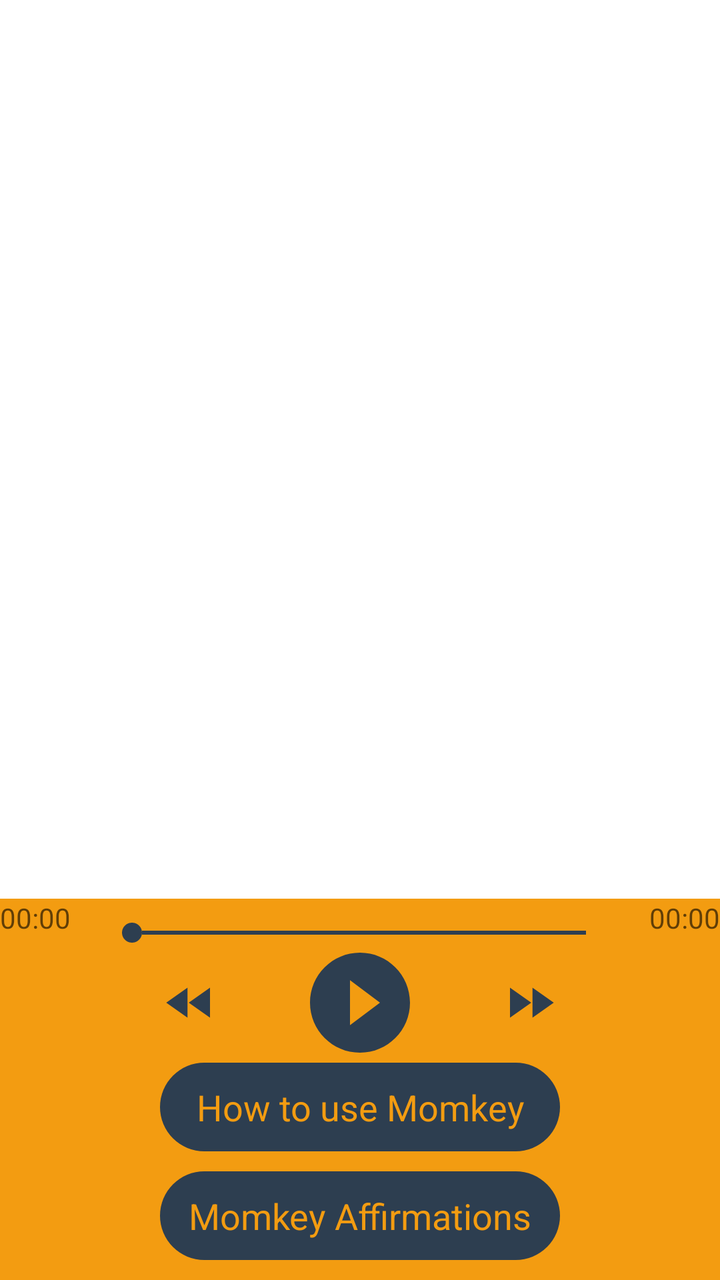
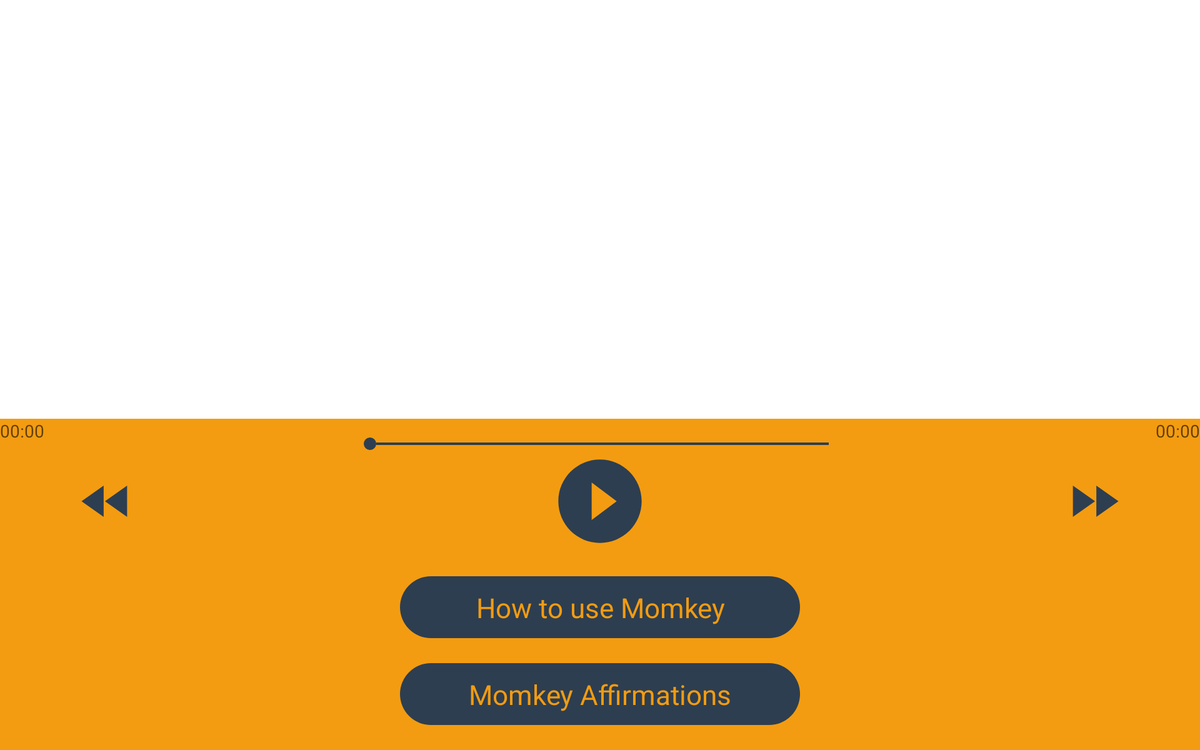

The same Android screen from two of the app's own layout files: first res/layout/ as a phone draws it, then the repository's variant for another configuration, drawn on a device whose configuration selects that folder. Both files follow.
<!-- AndroidManifest.xml: application theme AppTheme -->
<!-- res/layout/listen_fragment.xml -->
<?xml version="1.0" encoding="utf-8"?>
<RelativeLayout xmlns:android="http://schemas.android.com/apk/res/android"
    android:orientation="vertical" android:layout_width="match_parent"
    android:background="#fff"
    android:layout_height="match_parent">

    <RelativeLayout
        android:id="@+id/control"
        android:layout_width="match_parent"
        android:layout_height="wrap_content"
        android:background="@color/main_color"

        android:layout_alignParentBottom="true"
      >

<SeekBar
    android:id="@+id/seekBarDuration"
    android:layout_width="@dimen/seekbar_width"
    android:layout_height="wrap_content"
    android:progressDrawable="@drawable/progress_drawable"
    android:thumb="@drawable/thumb_drawable"
    android:layout_marginTop="@dimen/seekbar_marginTop"
    android:layout_alignParentTop="true"
    android:layout_centerHorizontal="true" />

        <RelativeLayout
            android:layout_width="match_parent"
            android:layout_height="wrap_content"
            android:layout_below="@+id/seekBarDuration"
            android:id="@+id/relativeLayout">
            <Button
                android:id="@+id/buttonPlay"
                android:layout_width="@dimen/floating_button"
                android:layout_height="@dimen/floating_button"
                android:layout_centerHorizontal="true"
                android:background="@drawable/play"
                android:layout_centerVertical="true"
                />
            <Button
                android:id="@+id/buttonBack"
                android:layout_width="@dimen/button_music"
                android:layout_height="@dimen/button_music"
                android:background="@drawable/back"
                android:layout_marginStart="@dimen/control_music_margin"
                android:layout_alignTop="@+id/buttonPlay"
                android:layout_alignParentStart="true"
                android:layout_centerVertical="true"
                />

            <Button
                android:id="@+id/buttonNext"
                android:layout_width="@dimen/button_music"
                android:layout_height="@dimen/button_music"
                android:background="@drawable/next"
                android:layout_alignTop="@+id/buttonPlay"
                android:layout_alignParentEnd="true"
                android:layout_marginEnd="@dimen/control_music_margin"
                android:layout_centerVertical="true"
                />


        </RelativeLayout>



        <TextView
            android:layout_width="@dimen/button_width"
            android:layout_height="wrap_content"
            android:text="How to use Momkey"
            android:textSize="@dimen/sound_name"
            android:id="@+id/buttonHowYoUse"
            android:textColor="@color/main_color"
            android:background="@drawable/textviewshape"
            android:padding="@dimen/vutton_pading"
            android:textAlignment="center"
            android:layout_below="@+id/relativeLayout"
            android:layout_centerHorizontal="true"

            />

        <TextView
            android:layout_width="@dimen/button_width"
            android:layout_height="wrap_content"
            android:text="Momkey Affirmations"
            android:id="@+id/textViewAff"
            android:textSize="@dimen/sound_name"
            android:textColor="@color/main_color"
            android:background="@drawable/textviewshape"
            android:padding="@dimen/vutton_pading"
            android:textAlignment="center"
            android:layout_below="@+id/buttonHowYoUse"
            android:layout_alignLeft="@+id/buttonHowYoUse"
            android:layout_alignStart="@+id/buttonHowYoUse"
            android:layout_marginTop="@dimen/vutton_margin"
            android:layout_marginBottom="@dimen/vutton_margin"
            />

        <TextView
            android:layout_width="wrap_content"
            android:layout_height="wrap_content"
            android:hint="00:00"
            android:id="@+id/textViewStart"
            android:layout_alignParentTop="true"
            android:layout_alignParentStart="true" />


        <TextView
            android:layout_width="wrap_content"
            android:layout_height="wrap_content"
            android:hint="00:00"
            android:id="@+id/textViewTimeEnd"
            android:layout_alignParentTop="true"
            android:layout_alignParentEnd="true" />

    </RelativeLayout>

    <ListView
        android:id="@+id/listView"
        android:layout_width="match_parent"
        android:layout_height="match_parent"
        android:background="#fff"
        android:layout_marginLeft="@dimen/matgin_recording_bottom"
        android:layout_marginTop="@dimen/matgin_recording_bottom"
        android:layout_above="@+id/control" />

</RelativeLayout>
<!-- resources referenced by this layout -->
<resources>
  <color name="main_color">#f39c11 </color>
  <dimen name="button_music">30dp</dimen>
  <dimen name="button_width">200dp</dimen>
  <dimen name="control_music_margin">80dp</dimen>
  <dimen name="floating_button">60dp</dimen>
  <dimen name="matgin_recording_bottom">7dp</dimen>
  <dimen name="seekbar_marginTop">12dp</dimen>
  <dimen name="seekbar_width">260dp</dimen>
  <dimen name="sound_name">18dp</dimen>
  <dimen name="vutton_margin">10dp</dimen>
  <dimen name="vutton_pading">10dp</dimen>
  <!-- drawable back (drawable) -->
  <vector xmlns:android="http://schemas.android.com/apk/res/android"
          android:width="24dp"
          android:height="24dp"
          android:viewportWidth="24.0"
          android:viewportHeight="24.0">
      <path
          android:fillColor="@color/button_music"
          android:pathData="M11,18L11,6l-8.5,6 8.5,6zM11.5,12l8.5,6L20,6l-8.5,6z"/>
  </vector>
  <!-- drawable next (drawable) -->
  <vector xmlns:android="http://schemas.android.com/apk/res/android"
          android:width="24dp"
          android:height="24dp"
          android:viewportWidth="24.0"
          android:viewportHeight="24.0">
      <path
          android:fillColor="@color/button_music"
          android:pathData="M4,18l8.5,-6L4,6v12zM13,6v12l8.5,-6L13,6z"/>
  </vector>
  <!-- drawable play (drawable) -->
  <vector xmlns:android="http://schemas.android.com/apk/res/android"
          android:width="24dp"
          android:height="24dp"
          android:viewportWidth="24.0"
          android:viewportHeight="24.0">
      <path
          android:fillColor="@color/button_music"
          android:pathData="M12,2C6.48,2 2,6.48 2,12s4.48,10 10,10 10,-4.48 10,-10S17.52,2 12,2zM10,16.5v-9l6,4.5 -6,4.5z"/>
  </vector>
  <!-- drawable progress_drawable (drawable) -->
  <?xml version="1.0" encoding="UTF-8"?>
      <shape android:shape="line" xmlns:android="http://schemas.android.com/apk/res/android">
  
      <size android:height="1dp"/>
  
      <gradient android:startColor="@color/button_music" android:endColor="@color/button_music" android:centerColor="@color/button_music" android:angle="0"/>
  
      <corners android:radius="0dp"/>
  
      <stroke android:color="@color/button_music" android:width="2dp"/>
  
      <stroke android:color="@color/button_music" android:width="2dp"/>
  
  </shape>
  <!-- drawable textviewshape (drawable) -->
  <?xml version="1.0" encoding="utf-8"?>
  <layer-list xmlns:android="http://schemas.android.com/apk/res/android">
  
      <item android:id="@android:id/background">
          <shape>
              <corners android:radius="50dp" />
              <solid android:color="@color/button_music"/>
  
          </shape>
      </item>
  </layer-list>
  <!-- drawable thumb_drawable (drawable) -->
  <?xml version="1.0" encoding="UTF-8"?>
      <shape android:shape="oval" xmlns:android="http://schemas.android.com/apk/res/android">
  
      <gradient android:startColor="@color/button_music" android:endColor="@color/button_music" android:angle="270"/>
  
      <size android:width="10dp" android:height="10dp"/>
  
  </shape>
  <style name="AppTheme" parent="Theme.AppCompat.Light.NoActionBar">
          
          <item name="colorPrimary">@color/colorPrimary</item>
          <item name="colorPrimaryDark">@color/colorPrimaryDark</item>
          <item name="colorAccent">@color/colorAccent</item>
      </style>
  <color name="button_music">#2d3e50 </color>
  <color name="colorPrimary">#3F51B5</color>
  <color name="colorPrimaryDark">#303F9F</color>
  <color name="colorAccent">#FF4081</color>
</resources>
<!-- res/layout-sw600dp-land/listen_fragment.xml (the repository's variant of the layout above) -->
<!-- drawn on a 7-inch tablet turned sideways -->
<?xml version="1.0" encoding="utf-8"?>
<RelativeLayout xmlns:android="http://schemas.android.com/apk/res/android"
    android:orientation="vertical" android:layout_width="match_parent"
    android:background="#fff"
    android:layout_height="match_parent">
    <ListView
        android:id="@+id/listView"
        android:layout_width="match_parent"
        android:layout_height="match_parent"
        android:background="#fff"
        android:layout_marginLeft="@dimen/matgin_recording_bottom"
        android:layout_marginTop="@dimen/matgin_recording_bottom"
        android:layout_above="@+id/relativeLayout5"
        android:layout_alignParentTop="true" />
    <RelativeLayout
        android:layout_width="match_parent"
        android:layout_height="wrap_content"
        android:background="@color/main_color"

        android:layout_alignParentBottom="true"
        android:layout_alignEnd="@+id/listView"
        android:id="@+id/relativeLayout5">

<SeekBar
    android:id="@+id/seekBarDuration"
    android:layout_width="400dp"
    android:layout_height="wrap_content"
    android:progressDrawable="@drawable/progress_drawable"
    android:thumb="@drawable/thumb_drawable"
    android:layout_marginTop="@dimen/seekbar_marginTop"
    android:layout_alignParentTop="true"
    android:layout_centerHorizontal="true" />

        <RelativeLayout
            android:layout_width="match_parent"
            android:layout_height="wrap_content"
            android:layout_below="@+id/seekBarDuration"
            android:layout_alignParentStart="true"
            android:id="@+id/relativeLayout">
            <Button
                android:id="@+id/buttonPlay"
                android:layout_width="@dimen/floating_button"
                android:layout_height="@dimen/floating_button"
                android:layout_centerHorizontal="true"
                android:background="@drawable/play"
                android:layout_centerVertical="true"
                />
            <Button
                android:id="@+id/buttonBack"
                android:layout_width="@dimen/button_music"
                android:layout_height="@dimen/button_music"
                android:background="@drawable/back"
                android:layout_marginStart="@dimen/control_music_margin"
                android:layout_alignTop="@+id/buttonPlay"
                android:layout_alignParentStart="true"
                android:layout_centerVertical="true"
                />

            <Button
                android:id="@+id/buttonNext"
                android:layout_width="@dimen/button_music"
                android:layout_height="@dimen/button_music"
                android:background="@drawable/next"
                android:layout_alignTop="@+id/buttonPlay"
                android:layout_alignParentEnd="true"
                android:layout_marginEnd="@dimen/control_music_margin"
                android:layout_centerVertical="true"
                />


        </RelativeLayout>



        <TextView
            android:layout_width="@dimen/button_width"
            android:layout_height="wrap_content"
            android:text="How to use Momkey"
            android:textSize="@dimen/sound_name"
            android:id="@+id/buttonHowYoUse"
            android:textColor="@color/main_color"
            android:background="@drawable/textviewshape"
            android:padding="@dimen/vutton_pading"
            android:textAlignment="center"
            android:layout_centerVertical="true"
            android:layout_centerHorizontal="true"
            android:layout_below="@id/relativeLayout"
            android:layout_marginTop="@dimen/vutton_margin"
            />

        <TextView
            android:layout_width="@dimen/button_width"
            android:layout_height="wrap_content"
            android:text="Momkey Affirmations"
            android:id="@+id/textViewAff"
            android:textSize="@dimen/sound_name"
            android:textColor="@color/main_color"
            android:background="@drawable/textviewshape"
            android:layout_below="@+id/buttonHowYoUse"
            android:layout_alignEnd="@+id/buttonHowYoUse"
            android:padding="@dimen/vutton_pading"
            android:layout_marginBottom="@dimen/vutton_margin"
            android:layout_marginTop="@dimen/vutton_margin"
            android:textAlignment="center"
            />

        <TextView
            android:layout_width="wrap_content"
            android:layout_height="wrap_content"
            android:hint="00:00"
            android:id="@+id/textViewStart"
            android:layout_alignParentTop="true"
            android:layout_alignParentStart="true" />


        <TextView
            android:layout_width="wrap_content"
            android:layout_height="wrap_content"
            android:hint="00:00"
            android:id="@+id/textViewTimeEnd"
            android:layout_alignParentTop="true"
            android:layout_alignParentEnd="true" />


    </RelativeLayout>



</RelativeLayout>
<!-- resources referenced by the variant -->
<!-- as a 7-inch tablet turned sideways resolves them -->
<resources>
  <color name="main_color">#f39c11 </color>
  <!-- from res/values-sw600dp/ -->
  <dimen name="button_music">50dp</dimen>
  <!-- from res/values-sw600dp/ -->
  <dimen name="button_width">320dp</dimen>
  <!-- from res/values-sw600dp/ -->
  <dimen name="control_music_margin">60dp</dimen>
  <!-- from res/values-sw600dp/ -->
  <dimen name="floating_button">80dp</dimen>
  <!-- from res/values-sw600dp/ -->
  <dimen name="matgin_recording_bottom">12dp</dimen>
  <!-- from res/values-sw600dp/ -->
  <dimen name="seekbar_marginTop">14dp</dimen>
  <!-- from res/values-sw600dp/ -->
  <dimen name="sound_name">22dp</dimen>
  <!-- from res/values-sw600dp/ -->
  <dimen name="vutton_margin">20dp</dimen>
  <!-- from res/values-sw600dp/ -->
  <dimen name="vutton_pading">10dp</dimen>
  <!-- drawable back (drawable) -->
  <vector xmlns:android="http://schemas.android.com/apk/res/android"
          android:width="24dp"
          android:height="24dp"
          android:viewportWidth="24.0"
          android:viewportHeight="24.0">
      <path
          android:fillColor="@color/button_music"
          android:pathData="M11,18L11,6l-8.5,6 8.5,6zM11.5,12l8.5,6L20,6l-8.5,6z"/>
  </vector>
  <!-- drawable next (drawable) -->
  <vector xmlns:android="http://schemas.android.com/apk/res/android"
          android:width="24dp"
          android:height="24dp"
          android:viewportWidth="24.0"
          android:viewportHeight="24.0">
      <path
          android:fillColor="@color/button_music"
          android:pathData="M4,18l8.5,-6L4,6v12zM13,6v12l8.5,-6L13,6z"/>
  </vector>
  <!-- drawable play (drawable) -->
  <vector xmlns:android="http://schemas.android.com/apk/res/android"
          android:width="24dp"
          android:height="24dp"
          android:viewportWidth="24.0"
          android:viewportHeight="24.0">
      <path
          android:fillColor="@color/button_music"
          android:pathData="M12,2C6.48,2 2,6.48 2,12s4.48,10 10,10 10,-4.48 10,-10S17.52,2 12,2zM10,16.5v-9l6,4.5 -6,4.5z"/>
  </vector>
  <!-- drawable progress_drawable (drawable) -->
  <?xml version="1.0" encoding="UTF-8"?>
      <shape android:shape="line" xmlns:android="http://schemas.android.com/apk/res/android">
  
      <size android:height="1dp"/>
  
      <gradient android:startColor="@color/button_music" android:endColor="@color/button_music" android:centerColor="@color/button_music" android:angle="0"/>
  
      <corners android:radius="0dp"/>
  
      <stroke android:color="@color/button_music" android:width="2dp"/>
  
      <stroke android:color="@color/button_music" android:width="2dp"/>
  
  </shape>
  <!-- drawable textviewshape (drawable) -->
  <?xml version="1.0" encoding="utf-8"?>
  <layer-list xmlns:android="http://schemas.android.com/apk/res/android">
  
      <item android:id="@android:id/background">
          <shape>
              <corners android:radius="50dp" />
              <solid android:color="@color/button_music"/>
  
          </shape>
      </item>
  </layer-list>
  <!-- drawable thumb_drawable (drawable) -->
  <?xml version="1.0" encoding="UTF-8"?>
      <shape android:shape="oval" xmlns:android="http://schemas.android.com/apk/res/android">
  
      <gradient android:startColor="@color/button_music" android:endColor="@color/button_music" android:angle="270"/>
  
      <size android:width="10dp" android:height="10dp"/>
  
  </shape>
  <style name="AppTheme" parent="Theme.AppCompat.Light.NoActionBar">
          
          <item name="colorPrimary">@color/colorPrimary</item>
          <item name="colorPrimaryDark">@color/colorPrimaryDark</item>
          <item name="colorAccent">@color/colorAccent</item>
      </style>
  <color name="button_music">#2d3e50 </color>
  <color name="colorPrimary">#3F51B5</color>
  <color name="colorPrimaryDark">#303F9F</color>
  <color name="colorAccent">#FF4081</color>
</resources>
